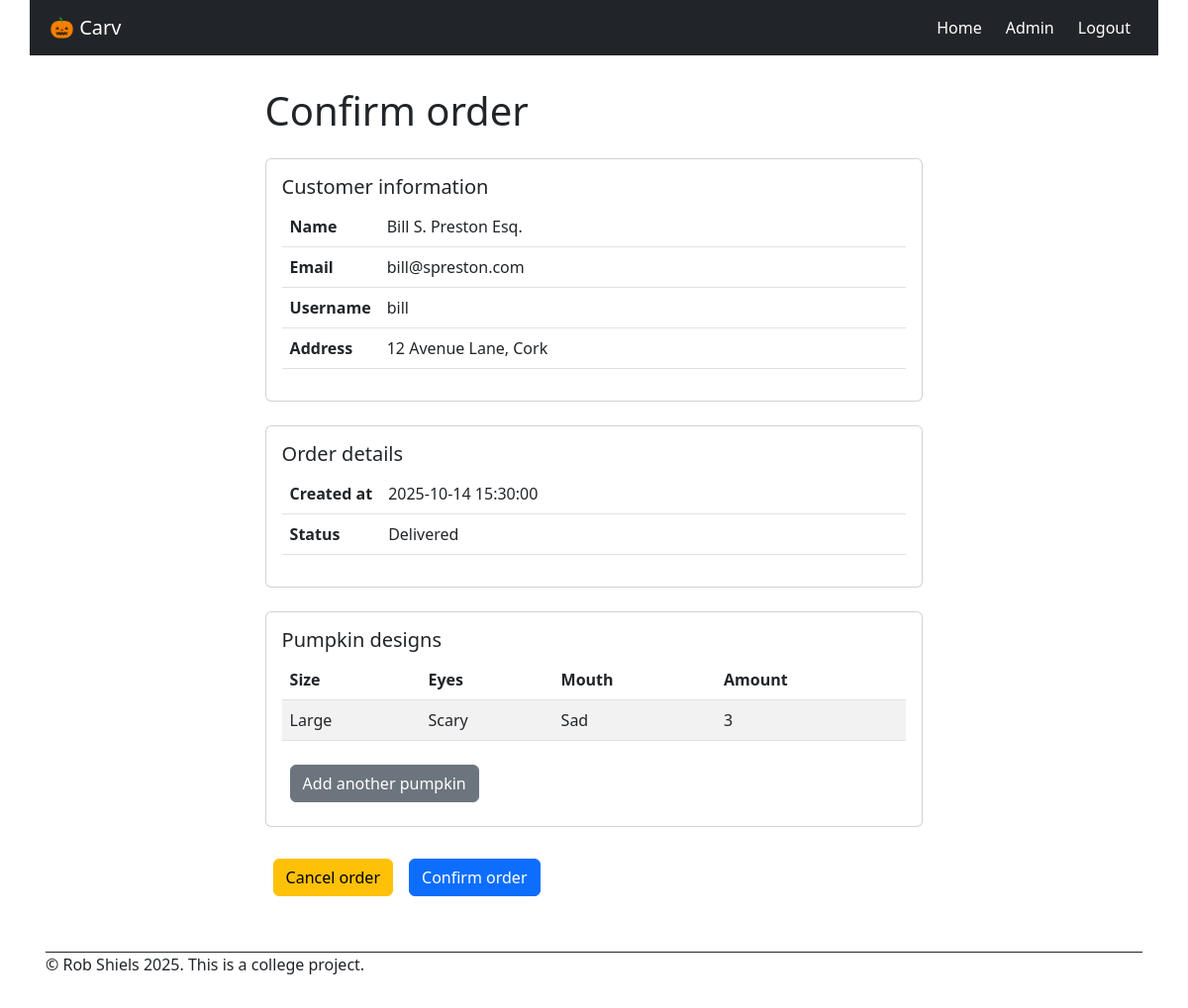
The page /order/1 (signed in) on the database its author committed.
### models.py (models this page shows, shortened)
class User(db.Model, UserMixin):
    __tablename__ = 'user'
    user_id: Mapped[int] = mapped_column(primary_key=True)
    username: Mapped[str] = mapped_column(nullable=False)
    password: Mapped[str] = mapped_column(nullable=False)
    name: Mapped[str] = mapped_column(nullable=False)
    email: Mapped[str] = mapped_column(nullable=False, unique=True)
    address: Mapped[str] = mapped_column(nullable=False)
    role: Mapped[str] = mapped_column(nullable=False, default="customer")
    orders = db.relationship('Order', back_populates='customer')

class Order(db.Model):
    __tablename__ = 'order'
    order_id: Mapped[int] = mapped_column(primary_key=True)
    created_at: Mapped[datetime] = mapped_column(nullable=False,  default=lambda: datetime.now(timezone.utc).replace(microsecond=0))
    status: Mapped[str] = mapped_column(nullable=True)
    customer_id: Mapped[int] = mapped_column(db.ForeignKey('user.user_id'), nullable=False) # Add 'delete' button to delete customer and all associated ordres
    customer = db.relationship('User', back_populates='orders')
    pumpkins = db.relationship('PumpkinDesign', back_populates='order',  cascade='all, delete-orphan', passive_deletes=True )  # one-to-many

class PumpkinDesign(db.Model):
    __tablename__ = 'pumpkin_design'
    design_id: Mapped[int] = mapped_column(primary_key=True)
    size: Mapped[str] = mapped_column(nullable=False)
    eyes: Mapped[str] = mapped_column(nullable=False)
    mouth: Mapped[str] = mapped_column(nullable=False)
    amount: Mapped[int] = mapped_column(nullable=False)
    created_at: Mapped[datetime] = mapped_column(nullable=False,  default=lambda: datetime.now(timezone.utc).replace(microsecond=0))
    order_id: Mapped[int] = mapped_column(db.ForeignKey('order.order_id', ondelete='CASCADE'), nullable=False)
    order = db.relationship('Order', back_populates='pumpkins')

### app.py (the view)
@app.route('/order/<int:order_id>', methods=["GET"])
@login_required
def order_submit(order_id):
    order = Order.query.get_or_404(order_id)
    if order.status == "Confirmed":
        return redirect(url_for("my_account")) # This is only relevant if the admin changes the order status before the user has completed their order
    return render_template('order.html', order=order)

### app.py (called while the page is built)
@login_manager.user_loader
def load_user(user_id):
    return User.query.get(int(user_id))

### templates/order.html
{% set title = "Confirm order" %}
{% extends "base.html" %}
{% block main %}
<div class="card mb-4">
    <div class="card-body">
        <h5 class="card-title ">Customer information</h5>
        <table class="table">
            <tbody>
                <tr>
                    <th scope="row" class="hug">Name</th>
                    <td>{{ order.customer.name }}</td>
                </tr>
                <tr>
                    <th scope="row" class="hug">Email</th>
                    <td>{{ order.customer.email }}</td>
                </tr>
                <tr>
                    <th scope="row" class="hug">Username</th>
                    <td>{{ order.customer.username }}</td>
                </tr>
                <tr>
                    <th scope="row" class="hug">Address</th>
                    <td>{{ order.customer.address }}</td>
                </tr>
            </tbody>
        </table>
    </div>
</div>
<div class="card mb-4">
    <div class="card-body">
        <h5 class="card-title">Order details</h5>
        <table class="table">
            <tbody>
                <tr>
                    <th scope="row" class="hug">Created at</th>
                    <td>{{ order.created_at }}</td>
                </tr>
                <tr>
                    <th scope="row" class="hug">Status</th>
                    <td>{{ order.status }}</td>
                </tr>
            </tbody>
        </table>
    </div>
</div>
<div class="card mb-4">
    <div class="card-body">
        <h5 class="card-title ">Pumpkin designs</h5>
        <table class="table table-striped">
            <thead>
                <tr>
                    <th>Size</th>
                    <th>Eyes</th>
                    <th>Mouth</th>
                    <th>Amount</th>
                </tr>
            </thead>
            <tbody>
                {% for pumpkin in order.pumpkins %}
                <tr>
                    <td>{{ pumpkin.size }}</td>
                    <td>{{ pumpkin.eyes }}</td>
                    <td>{{ pumpkin.mouth }}</td>
                    <td>{{ pumpkin.amount }}</td>
                </tr>
                {% endfor %}
            </tbody>
        </table>
        <form id="add-another-pumpkin" action="{{url_for('add_another_pumpkin', order_id=order.order_id)}}"
            method="get">
            <button type="submit" class="btn btn-secondary m-2">Add another pumpkin</button>
        </form>
    </div>
</div>
<div class="button-group-inline">
    <form id="order-form-cancel" action="{{url_for('delete_order', order_id=order.order_id)}}" method="post">
        <button type="submit" class="btn btn-warning m-2">Cancel order</button>
    </form>
    <form id="order-form-confirm" action="{{url_for('order_action', order_id=order.order_id)}}" method="post">
        <button type="submit" class="btn btn-primary m-2">Confirm order</button>
    </form>
</div>
{% endblock %}

### static/css/style.css (style rules this page uses)
* { margin: 0px; padding: 0px; font-size: 16px; }
html { height: 100%; color: white; }
body { margin: 0px; min-height: 100vh; }
.button-group-inline { display:flex; }
.table td.hug, .table th.hug { width: 1%; white-space: nowrap; }
@media (min-width: 480px) { body { margin: 0px 24px; max-width: 1140px; margin-left: auto; margin-right: auto; } }
@media (min-width: 480px) { .card { width:60%; } }

### rows shown on the page
User: customer.name "Bill S. Preston Esq.", customer.email "bill@spreston.com", customer.username "bill", customer.address "12 Avenue Lane, Cork"
Order: created_at "2025-10-14 15:30:00", status "Delivered"
PumpkinDesign: size "Large", eyes "Scary", mouth "Sad", amount "3"

### other values the page prints
{{ title or "Welcome" }} "Confirm order"
